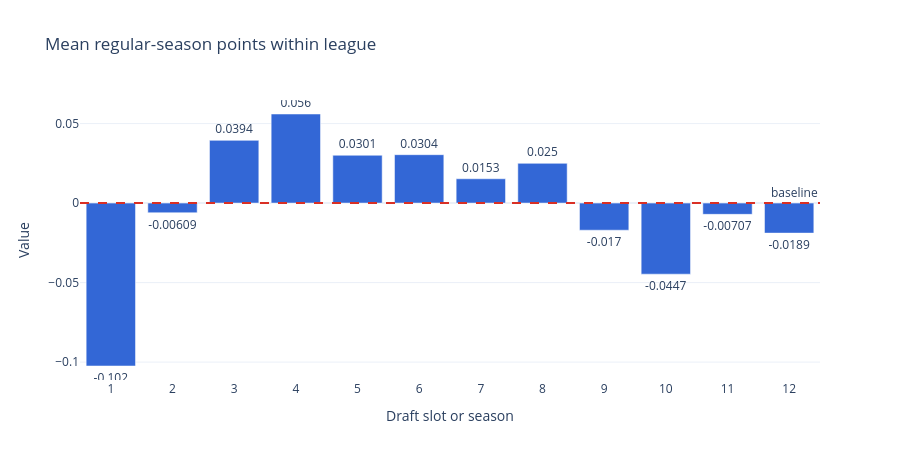

The notebook cell this image was saved under:
### Markdown cell above
### What this cell does

- Plots standardized regular-season points by draft slot.

### Code cell
# CELL [5 zscore-chart]
svg_bar(ROOT / 'artifacts/eda_02_zscore_by_slot.svg', 'Mean regular-season points within league', [str(x['draft_slot']) for x in summary], [x['mean_points_zscore'] for x in summary], baseline=0.0);

### Figure 1 — Plotly figure (JSON) as saved in the notebook; plotly's stock layout.template omitted (floating-point values rounded to 4 significant figures)
{"data": [{"marker": {"color": "#3367d6"}, "text": ["-0.102", "-0.00609", "0.0394", "0.056", "0.0301", "0.0304", "0.0153", "0.025", "-0.017", "-0.0447", "-0.00707", "-0.0189"], "textposition": "outside", "type": "bar", "x": ["1", "2", "3", "4", "5", "6", "7", "8", "9", "10", "11", "12"], "y": [-0.1025, -0.006086, 0.03945, 0.05602, 0.03007, 0.03044, 0.01528, 0.02498, -0.01705, -0.0447, -0.007074, -0.01889]}], "layout": {"annotations": [{"showarrow": false, "text": "baseline", "x": 1, "xanchor": "right", "xref": "x domain", "y": 0, "yanchor": "bottom", "yref": "y"}], "height": 460, "shapes": [{"line": {"color": "#d93025", "dash": "dash"}, "type": "line", "x0": 0, "x1": 1, "xref": "x domain", "y0": 0, "y1": 0, "yref": "y"}], "showlegend": false, "title": {"text": "Mean regular-season points within league"}, "xaxis": {"title": {"text": "Draft slot or season"}}, "yaxis": {"title": {"text": "Value"}}}}
